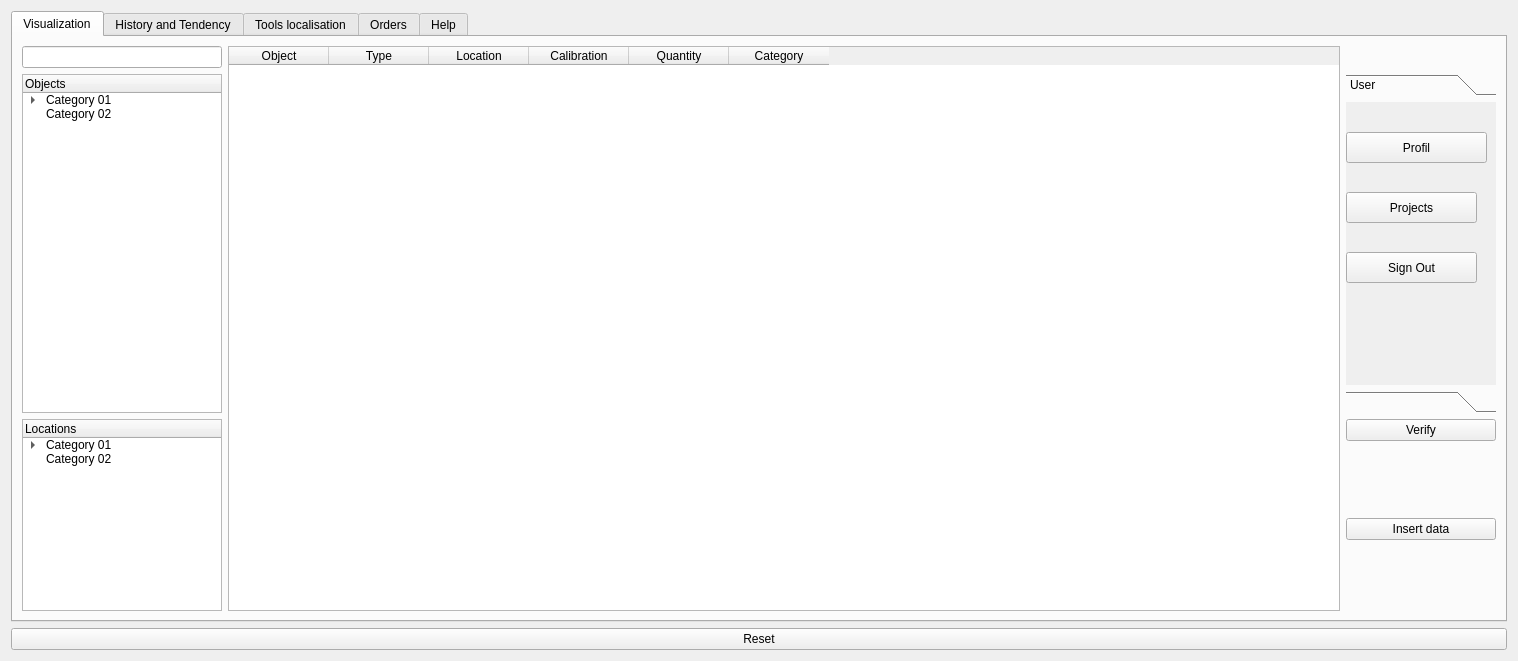
<?xml version="1.0" encoding="UTF-8"?>
<ui version="4.0">
 <class>Form</class>
 <widget class="QWidget" name="Form">
  <property name="geometry">
   <rect>
    <x>0</x>
    <y>0</y>
    <width>1518</width>
    <height>661</height>
   </rect>
  </property>
  <property name="windowTitle">
   <string>Form</string>
  </property>
  <property name="layoutDirection">
   <enum>Qt::LeftToRight</enum>
  </property>
  <layout class="QGridLayout" name="gridLayout_2">
   <item row="2" column="0">
    <widget class="QPushButton" name="reset_btn">
     <property name="cursor">
      <cursorShape>PointingHandCursor</cursorShape>
     </property>
     <property name="text">
      <string>Reset</string>
     </property>
    </widget>
   </item>
   <item row="0" column="0">
    <widget class="QTabWidget" name="tabWidget">
     <property name="enabled">
      <bool>true</bool>
     </property>
     <property name="toolTip">
      <string>&lt;html&gt;&lt;head/&gt;&lt;body&gt;&lt;p&gt;&lt;br/&gt;&lt;/p&gt;&lt;/body&gt;&lt;/html&gt;</string>
     </property>
     <property name="whatsThis">
      <string>&lt;html&gt;&lt;head/&gt;&lt;body&gt;&lt;p&gt;&lt;br/&gt;&lt;/p&gt;&lt;/body&gt;&lt;/html&gt;</string>
     </property>
     <property name="currentIndex">
      <number>0</number>
     </property>
     <widget class="QWidget" name="Tab1">
      <attribute name="title">
       <string>Visualization</string>
      </attribute>
      <layout class="QGridLayout" name="gridLayout">
       <item row="3" column="2" rowspan="2">
        <widget class="QPushButton" name="insertDataButton">
         <property name="cursor">
          <cursorShape>PointingHandCursor</cursorShape>
         </property>
         <property name="text">
          <string>Insert data</string>
         </property>
        </widget>
       </item>
       <item row="0" column="1" rowspan="5">
        <widget class="QTableWidget" name="tableWidget">
         <property name="sizeIncrement">
          <size>
           <width>0</width>
           <height>0</height>
          </size>
         </property>
         <property name="cursor" stdset="0">
          <cursorShape>PointingHandCursor</cursorShape>
         </property>
         <property name="styleSheet">
          <string notr="true">QTableWidget{
setColumnCount(4)
setColumnWidth(0, 200)
setColumnWidth(1, 200)
setColumnWidth(2, 200)
setColumnWidth(3, 200)
}</string>
         </property>
         <column>
          <property name="text">
           <string>Object</string>
          </property>
         </column>
         <column>
          <property name="text">
           <string>Type</string>
          </property>
         </column>
         <column>
          <property name="text">
           <string>Location</string>
          </property>
         </column>
         <column>
          <property name="text">
           <string>Calibration</string>
          </property>
         </column>
         <column>
          <property name="text">
           <string>Quantity</string>
          </property>
         </column>
         <column>
          <property name="text">
           <string>Category</string>
          </property>
         </column>
        </widget>
       </item>
       <item row="2" column="2">
        <widget class="QPushButton" name="pushButton_7">
         <property name="text">
          <string>Verify</string>
         </property>
        </widget>
       </item>
       <item row="1" column="0">
        <widget class="QTreeWidget" name="treeWidget">
         <property name="maximumSize">
          <size>
           <width>200</width>
           <height>16777215</height>
          </size>
         </property>
         <property name="cursor" stdset="0">
          <cursorShape>PointingHandCursor</cursorShape>
         </property>
         <property name="layoutDirection">
          <enum>Qt::LeftToRight</enum>
         </property>
         <property name="autoFillBackground">
          <bool>false</bool>
         </property>
         <property name="horizontalScrollMode">
          <enum>QAbstractItemView::ScrollPerPixel</enum>
         </property>
         <column>
          <property name="text">
           <string>Objects</string>
          </property>
         </column>
         <item>
          <property name="text">
           <string>Category 01</string>
          </property>
          <item>
           <property name="text">
            <string>Type 01</string>
           </property>
           <item>
            <property name="text">
             <string>Object 01</string>
            </property>
           </item>
           <item>
            <property name="text">
             <string>Object 02</string>
            </property>
           </item>
          </item>
          <item>
           <property name="text">
            <string>Type 02</string>
           </property>
           <property name="icon">
            <iconset theme="printer">
             <normaloff>.</normaloff>.</iconset>
           </property>
           <property name="flags">
            <set>ItemIsSelectable|ItemIsEditable|ItemIsDragEnabled|ItemIsDropEnabled|ItemIsUserCheckable|ItemIsEnabled</set>
           </property>
           <item>
            <property name="text">
             <string>Object 03</string>
            </property>
           </item>
           <item>
            <property name="text">
             <string>Object 04</string>
            </property>
           </item>
          </item>
         </item>
         <item>
          <property name="text">
           <string>Category 02</string>
          </property>
         </item>
        </widget>
       </item>
       <item row="1" column="2">
        <widget class="QToolBox" name="toolBox">
         <property name="maximumSize">
          <size>
           <width>150</width>
           <height>16777215</height>
          </size>
         </property>
         <property name="currentIndex">
          <number>0</number>
         </property>
         <widget class="QWidget" name="page">
          <property name="geometry">
           <rect>
            <x>0</x>
            <y>0</y>
            <width>150</width>
            <height>247</height>
           </rect>
          </property>
          <attribute name="icon">
           <iconset>
            <normaloff>../../../../Downloads/abstract-user-flat-1.png</normaloff>../../../../Downloads/abstract-user-flat-1.png</iconset>
          </attribute>
          <attribute name="label">
           <string>User</string>
          </attribute>
          <widget class="QPushButton" name="profileButton">
           <property name="geometry">
            <rect>
             <x>0</x>
             <y>30</y>
             <width>141</width>
             <height>31</height>
            </rect>
           </property>
           <property name="cursor">
            <cursorShape>PointingHandCursor</cursorShape>
           </property>
           <property name="text">
            <string>Profil</string>
           </property>
          </widget>
          <widget class="QPushButton" name="projectButton">
           <property name="geometry">
            <rect>
             <x>0</x>
             <y>90</y>
             <width>131</width>
             <height>31</height>
            </rect>
           </property>
           <property name="cursor">
            <cursorShape>PointingHandCursor</cursorShape>
           </property>
           <property name="text">
            <string>Projects</string>
           </property>
          </widget>
          <widget class="QPushButton" name="signoutButton">
           <property name="geometry">
            <rect>
             <x>0</x>
             <y>150</y>
             <width>131</width>
             <height>31</height>
            </rect>
           </property>
           <property name="text">
            <string>Sign Out</string>
           </property>
          </widget>
         </widget>
         <widget class="QWidget" name="page_2">
          <property name="geometry">
           <rect>
            <x>0</x>
            <y>0</y>
            <width>150</width>
            <height>247</height>
           </rect>
          </property>
          <attribute name="icon">
           <iconset>
            <normaloff>../../../../Downloads/chevron-up.svg</normaloff>../../../../Downloads/chevron-up.svg</iconset>
          </attribute>
          <attribute name="label">
           <string/>
          </attribute>
          <widget class="QFrame" name="frame">
           <property name="geometry">
            <rect>
             <x>0</x>
             <y>0</y>
             <width>120</width>
             <height>351</height>
            </rect>
           </property>
           <property name="contextMenuPolicy">
            <enum>Qt::NoContextMenu</enum>
           </property>
           <property name="frameShape">
            <enum>QFrame::StyledPanel</enum>
           </property>
           <property name="frameShadow">
            <enum>QFrame::Raised</enum>
           </property>
          </widget>
         </widget>
        </widget>
       </item>
       <item row="2" column="0" rowspan="3">
        <widget class="QTreeWidget" name="treeWidget_2">
         <property name="maximumSize">
          <size>
           <width>200</width>
           <height>16777215</height>
          </size>
         </property>
         <property name="cursor" stdset="0">
          <cursorShape>PointingHandCursor</cursorShape>
         </property>
         <column>
          <property name="text">
           <string>Locations</string>
          </property>
         </column>
         <item>
          <property name="text">
           <string>Category 01</string>
          </property>
          <item>
           <property name="text">
            <string>Type 01</string>
           </property>
           <item>
            <property name="text">
             <string>Object 01</string>
            </property>
           </item>
           <item>
            <property name="text">
             <string>Object 02</string>
            </property>
           </item>
          </item>
          <item>
           <property name="text">
            <string>Type 02</string>
           </property>
           <item>
            <property name="text">
             <string>Object 03</string>
            </property>
           </item>
           <item>
            <property name="text">
             <string>Object 04</string>
            </property>
           </item>
          </item>
         </item>
         <item>
          <property name="text">
           <string>Category 02</string>
          </property>
         </item>
        </widget>
       </item>
       <item row="0" column="0">
        <widget class="QLineEdit" name="search">
         <property name="maximumSize">
          <size>
           <width>200</width>
           <height>200</height>
          </size>
         </property>
         <property name="text">
          <string/>
         </property>
        </widget>
       </item>
      </layout>
     </widget>
     <widget class="QWidget" name="tab_3">
      <attribute name="title">
       <string>History and Tendency</string>
      </attribute>
      <widget class="QTableWidget" name="tableWidget_2">
       <property name="geometry">
        <rect>
         <x>140</x>
         <y>60</y>
         <width>1350</width>
         <height>561</height>
        </rect>
       </property>
       <property name="sizeIncrement">
        <size>
         <width>0</width>
         <height>0</height>
        </size>
       </property>
       <property name="styleSheet">
        <string notr="true">QTableWidget{
setColumnCount(4)
setColumnWidth(0, 200)
setColumnWidth(1, 200)
setColumnWidth(2, 200)
setColumnWidth(3, 200)
}</string>
       </property>
       <column>
        <property name="text">
         <string>Object</string>
        </property>
       </column>
       <column>
        <property name="text">
         <string>Type</string>
        </property>
       </column>
       <column>
        <property name="text">
         <string>Location</string>
        </property>
       </column>
       <column>
        <property name="text">
         <string>Calibration</string>
        </property>
       </column>
       <column>
        <property name="text">
         <string>Action</string>
        </property>
       </column>
       <column>
        <property name="text">
         <string>Quantity</string>
        </property>
       </column>
       <column>
        <property name="text">
         <string>Name</string>
        </property>
       </column>
       <column>
        <property name="text">
         <string>Operation_date</string>
        </property>
       </column>
       <column>
        <property name="text">
         <string>Project</string>
        </property>
       </column>
      </widget>
      <widget class="QPushButton" name="btn_plot_act">
       <property name="geometry">
        <rect>
         <x>10</x>
         <y>60</y>
         <width>121</width>
         <height>81</height>
        </rect>
       </property>
       <property name="cursor">
        <cursorShape>PointingHandCursor</cursorShape>
       </property>
       <property name="text">
        <string>Tendency</string>
       </property>
      </widget>
      <widget class="QComboBox" name="Why_Box">
       <property name="geometry">
        <rect>
         <x>560</x>
         <y>0</y>
         <width>121</width>
         <height>31</height>
        </rect>
       </property>
       <property name="currentText">
        <string/>
       </property>
      </widget>
      <widget class="QComboBox" name="Who_Box">
       <property name="geometry">
        <rect>
         <x>850</x>
         <y>0</y>
         <width>171</width>
         <height>31</height>
        </rect>
       </property>
      </widget>
      <widget class="QComboBox" name="What_Box">
       <property name="geometry">
        <rect>
         <x>700</x>
         <y>0</y>
         <width>121</width>
         <height>31</height>
        </rect>
       </property>
       <property name="currentText">
        <string/>
       </property>
      </widget>
      <widget class="QComboBox" name="date_Box">
       <property name="geometry">
        <rect>
         <x>1030</x>
         <y>0</y>
         <width>151</width>
         <height>31</height>
        </rect>
       </property>
      </widget>
      <widget class="QComboBox" name="action_box">
       <property name="geometry">
        <rect>
         <x>1190</x>
         <y>0</y>
         <width>101</width>
         <height>31</height>
        </rect>
       </property>
      </widget>
      <widget class="QPushButton" name="export_csv_btn">
       <property name="geometry">
        <rect>
         <x>10</x>
         <y>160</y>
         <width>121</width>
         <height>81</height>
        </rect>
       </property>
       <property name="cursor">
        <cursorShape>PointingHandCursor</cursorShape>
       </property>
       <property name="text">
        <string>Export_csv</string>
       </property>
      </widget>
     </widget>
     <widget class="QWidget" name="tab_4">
      <attribute name="title">
       <string>Tools localisation</string>
      </attribute>
     </widget>
     <widget class="QWidget" name="tab_2">
      <attribute name="title">
       <string>Orders</string>
      </attribute>
     </widget>
     <widget class="QWidget" name="tab">
      <attribute name="title">
       <string>Help</string>
      </attribute>
     </widget>
    </widget>
   </item>
  </layout>
 </widget>
 <resources/>
 <connections/>
</ui>
